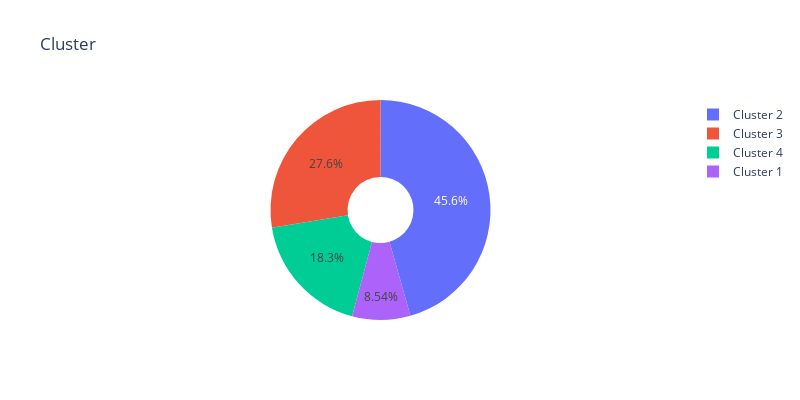

The notebook cell this image was saved under:
### Code cell
df_Edu = pd.DataFrame(df_['Cluster'].value_counts()).reset_index()
df_Edu.columns = ['Cluster', 'Count']

fig = go.Figure(data=[go.Pie(labels=df_Edu['Cluster'], values=df_Edu['Count'], hole=.3)])
fig.update_layout(width=800, height=400, title='Cluster')
fig.show()

### Figure 1 — Plotly figure (JSON) as saved in the notebook; plotly's stock layout.template omitted (floating-point values rounded to 4 significant figures)
{"data": [{"hole": 0.3, "labels": ["Cluster 2", "Cluster 3", "Cluster 4", "Cluster 1"], "type": "pie", "values": [1009, 610, 404, 189]}], "layout": {"height": 400, "title": {"text": "Cluster"}, "width": 800}}
